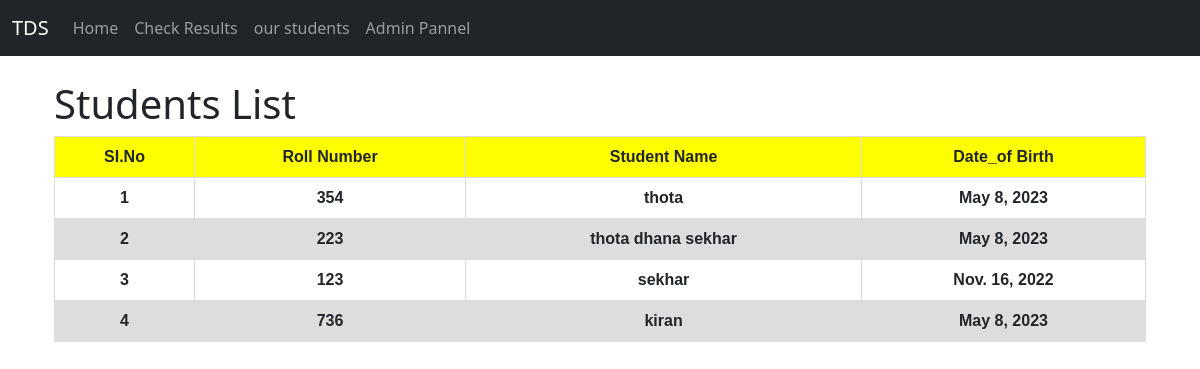
Page /students_list on the committed database.
### student_app/models.py (models this page shows)
class students_data(models.Model):
    Roll_Number = models.IntegerField()
    Student_Name= models.CharField(max_length=255)
    Date_of_Birth= models.DateField()

### student_app/views.py (the view)
# urls.py: path('students_list',views.students_list, name='students_list'),
def students_list(request):
  students_list = students_data.objects.all()
  return render(request, 'students_list.html',{"students_list":students_list})

### templates/students_list.html (shortened to what this page needs)
<!DOCTYPE html>
<html lang="en">
 {% load static %}
<head>
  <link href="https://cdn.jsdelivr.net/npm/bootstrap@5.2.3/dist/css/bootstrap.min.css" rel="stylesheet">
</head>
<body>
<nav class="navbar navbar-expand-sm bg-dark navbar-dark">
  <div class="container-fluid">
    <a class="navbar-brand" href="#">TDS</a>
    <div class="collapse navbar-collapse" id="collapsibleNavbar">
      <ul class="navbar-nav">
          <li class="nav-item">
          <a class="nav-link" href="home">Home</a>
        </li>
        <li class="nav-item">
          <a class="nav-link" href="Check">Check Results</a>
        </li>
        <li class="nav-item">
          <a class="nav-link" href="students_list">our students</a>
        </li>
        <li class="nav-item">
          <a class="nav-link" href="admin">Admin Pannel</a>
        </li>
      </ul>
    </div>
  </div>
</nav>
<div class="container p-4">
{% if students_list %}
        <h1>Students List</h1>
        <table>
            <tr style="background-color:yellow;">
                <th>SI.No</th>
                <th>Roll Number</th>
                <th>Student Name</th>
                <th>Date_of Birth</th>
            </tr>
                {% for student in students_list %}
                <tr>
                    <th>{{student.id}}</th>
                    <th>{{student.Roll_Number}}</th>
                    <th>{{student.Student_Name}}</th>
                    <th>{{student.Date_of_Birth}}</th>
                </tr>
                {% endfor %}
        </table>
{% endif %}
</div>
</body>
</html>

### templates/students_list.html (style rules this page uses)
table { font-family: arial, sans-serif; border-collapse: collapse; width: 100%; }
td, th { border: 1px solid #dddddd; text-align: left; padding: 8px; text-align: center; }
tr:nth-child(odd) { background-color: #dddddd; }

### rows in the picture
students_data: id "1", Roll_Number "354", Student_Name "thota", Date_of_Birth "May 8, 2023"
students_data: id "2", Roll_Number "223", Student_Name "thota dhana sekhar", Date_of_Birth "May 8, 2023"
students_data: id "3", Roll_Number "123", Student_Name "sekhar", Date_of_Birth "Nov. 16, 2022"
students_data: id "4", Roll_Number "736", Student_Name "kiran", Date_of_Birth "May 8, 2023"
